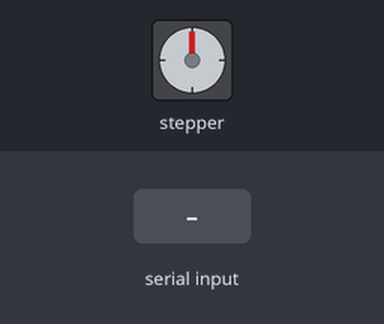
This sketch was run on a simulated ESP8266 (NodeMCU). On the bench: stepper motor. The test bench sets the inputs (shaded band). Stepper angles assume 200 steps per turn; what the sketch prints to the serial monitor is not drawn.

Above: at 0.8 s.
0.9 s: "0\n" received over Serial
Timing chart, 0 to 3.9 s (numbered marks = the images above; inputs shaded):
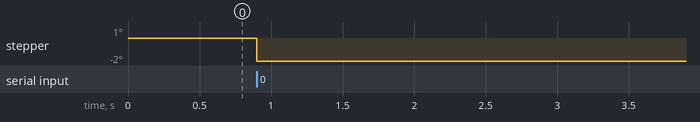

The sketch:

Clock_timer.ino
```cpp
#include <AccelStepper.h>

const int stepPin = D0;
const int dirPin  = D1;
unsigned long elapsedTime = 0;
int studyMinutes = 0;
unsigned long starttime = 0;

AccelStepper stepper(1, stepPin, dirPin);

void setup() {
  Serial.begin(9600);

  Serial.println("How long will you study today? (in minutes)");
   while (Serial.available() == 0) {
  }
  studyMinutes = Serial.parseInt();
  Serial.print(studyMinutes);

  stepper.setMaxSpeed(100);
  stepper.setSpeed(-200.0 / (studyMinutes * 60.0));

  starttime = millis();
}

void loop() {
  elapsedTime = (millis() - starttime) / 1000;
  stepper.runSpeed();
  if (elapsedTime >= studyMinutes * 60) {
    stepper.setSpeed(0);
  }
}
```
